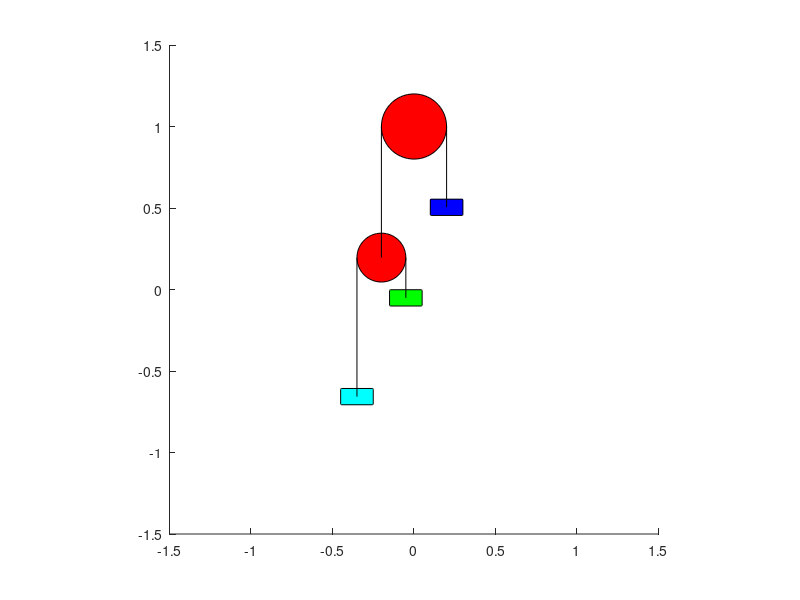

This figure's MATLAB source:
1;
pkg load control;


##**************************************************************************
##*                OCTAVE PROGRAMMING (e-Yantra)
##*                ====================================
##*  This software is intended to teach Octave Programming and Mathematical
##*  Modeling concepts
##*  Theme: Dairy Bike
##*  Filename: Complex_Pulley.m
##*  Version: 2.0.0  
##*  Date: October 13, 2021
##*
##*  Team ID :
##*  Team Leader Name:
##*  Team Member Name
##*
##*  
##*  Author: e-Yantra Project, Department of Computer Science
##*  and Engineering, Indian Institute of Technology Bombay.
##*  
##*  Software released under Creative Commons CC BY-NC-SA
##*
##*  For legal information refer to:
##*        http://creativecommons.org/licenses/by-nc-sa/4.0/legalcode 
##*     
##*
##*  This software is made available on an �AS IS WHERE IS BASIS�. 
##*  Licensee/end user indemnifies and will keep e-Yantra indemnified from
##*  any and all claim(s) that emanate from the use of the Software or 
##*  breach of the terms of this agreement.
##*  
##*  e-Yantra - An MHRD project under National Mission on Education using 
##*  ICT(NMEICT)
##*
##**************************************************************************


## Function : draw_complex_pulley()
## ----------------------------------------------------
## Input:   y - State Vector. In case of complex pulley system, the state variables
##              are position x of mass m1 wrt pulley A (along vertical), position y
##              of mass m2 wrt pulley B (along vertical), velocity x_dot (of mass m1)
##              wrt pulley A and velocity y_dot (of mass m2) wrt pulley B 
##
## Purpose: Takes the state vector as input. It draws the complex pulley system in 
##          a 2D plot.
function draw_complex_pulley(y)
  ml = 0.2;
  mb = 0.1;
  L_A = 1.3;
  L_B = 1.1;
  
  pd_A = 0.4;
  py_A = 1;
  pd_B = 0.3; 
  
  x1 = y(1);
  x2 = L_A - y(1);
  y1 = y(3);
  y2 = L_B - y(3);
  
  pulley_A_pos = {0, py_A};
  pulley_B_pos = {(-pd_A/2), py_A-x2};
  m1_pos = {(pd_A/2), py_A-x1};
  m2_pos = {((-pd_A+pd_B)/2), py_A-x2-y1};
  m3_pos = {((-pd_A-pd_B)/2), py_A-x2-y2};
  x1_string = {(pd_A/2), py_A, (pd_A/2), (py_A-x1)};
  x2_string = {(-pd_A/2), py_A, (-pd_A/2), (py_A-x2)};
  y1_string = {((-pd_A+pd_B)/2), py_A-x2, ((-pd_A+pd_B)/2), py_A-x2-y1};
  y2_string = {((-pd_A-pd_B)/2), py_A-x2, ((-pd_A-pd_B)/2), py_A-x2-y2};
  
  hold on;
  clf;
  axis equal;
  rectangle('Position',[pulley_A_pos{1}-(pd_A/2),pulley_A_pos{2}-(pd_A/2),pd_A, pd_A],'Curvature',1,'FaceColor',[1 0 0]);## Pulley A
  rectangle('Position',[pulley_B_pos{1}-(pd_B/2),pulley_B_pos{2}-(pd_B/2),pd_B, pd_B],'Curvature',1,'FaceColor',[1 0 0]);## Pulley B
  rectangle('Position',[m1_pos{1}-(ml/2),m1_pos{2}-(mb/2),ml, mb],'Curvature',0.1,'FaceColor',[0 0 1]);## m1 mass
  rectangle('Position',[m2_pos{1}-(ml/2),m2_pos{2}-(mb/2),ml, mb],'Curvature',0.1,'FaceColor',[0 1 0]);## m2 mass
  rectangle('Position',[m3_pos{1}-(ml/2),m3_pos{2}-(mb/2),ml, mb],'Curvature',0.1,'FaceColor',[0 1 1]);## m1 mass
  line ([x1_string{1} x1_string{3}], [x1_string{2} x1_string{4}], "linestyle", "-", "color", "k");
  line ([x2_string{1} x2_string{3}], [x2_string{2} x2_string{4}], "linestyle", "-", "color", "k");
  line ([y2_string{1} y2_string{3}], [y2_string{2} y2_string{4}], "linestyle", "-", "color", "k");
  line ([y1_string{1} y1_string{3}], [y1_string{2} y1_string{4}], "linestyle", "-", "color", "k");
  xlim([-1.5 1.5]);
  ylim([-1.5 1.5]);
  drawnow
  hold off
  
endfunction

## Function : complex_pulley_dynamics()
## ----------------------------------------------------
## Input:   y - State Vector. In case of complex pulley system, the state variables
##              are position x of mass m1 wrt pulley A (along vertical), position y
##              of mass m2 wrt pulley B (along vertical), velocity x_dot (of mass m1)
##              wrt pulley A and velocity y_dot (of mass m2) wrt pulley B 
##          m1 - Mass of 1st block
##          m2 - Mass of 2nd block
##          m3 - Mass of 3rd block
##          g  - Acceleration due to gravity
##          rA - radius of pulley A
##          rB - radius of pulley B
##          u  - Input to the system. In this case there are two inputs acting on the 
##               system. Torque acting on pulley A is u(1) and torque acting on pulley
##               B is u(2).
##
## Output:  dy -  Derivative of State Vector.
##
## Purpose: Calculates the value of the vector dy according to the equations which 
##          govern this system.
function dy = complex_pulley_dynamics(y, m1, m2, m3, g, rA, rB, u)
  
  w = (m2 + m3);
  dy(1,1) = y(2,1);
  dy(2,1) = (u(1) + rA*g*(m1-w))/(rA*(m1+w));
  dy(3,1) = y(4,1);
  dy(4,1) = (u(2) + rB*g*(m2-m3))/(rB*(m3+m2));
endfunction

## Function : sim_complex_pulley()
## ----------------------------------------------------
## Input:   m1 - Mass of 1st block
##          m2 - Mass of 2nd block
##          m3 - Mass of 3rd block
##          g  - Acceleration due to gravity
##          rA - radius of pulley A
##          rB - radius of pulley B
##          y0 - Initial Condition of system
##
## Output:  t - Timestep
##          y - Solution array
##          
## Purpose: This function demonstrates the behavior of complex pulley without 
##          any external input (u)
##          This integrates the system of differential equation from t0 = 0 to 
##          tf = 10 with initial condition y0
function [t,y] = sim_complex_pulley(m1, m2, m3, g, rA, rB, y0)
  tspan = 0:0.1:5;                  ## Initialise time step           
  u = [0; 0];                             ## No Input
  [t,y] = ode45(@(t,y)complex_pulley_dynamics(y, m1, m2, m3, g, rA, rB, u),tspan,y0); 
endfunction

## Function : complex_pulley_AB_matrix()
## ----------------------------------------------------
## Input:   m1 - Mass of 1st block
##          m2 - Mass of 2nd block
##          m3 - Mass of 3rd block
##          g  - Acceleration due to gravity
##          rA - radius of pulley A
##          rB - radius of pulley B
##
## Output:  A - A matrix of system
##          B - B matrix of system
##          
## Purpose: Declare the A and B matrices in this function.
function [A,B] = complex_pulley_AB_matrix(m1, m2, m3, g, rA, rB)
  w = (m2 + m3);
  A = [0 1 0 0 ; 0 0 0 0 ; 0 0 0 1 ; 0 0 0 0];
  B = [0 0 ; 1/(rA*(m1+w)) 0 ; 0 0 ; 0 1/rB*w];
endfunction

## Function : pole_place_complex_pulley()
## ----------------------------------------------------
## Input:   m1 - Mass of 1st block
##          m2 - Mass of 2nd block
##          m3 - Mass of 3rd block
##          g  - Acceleration due to gravity
##          rA - radius of pulley A
##          rB - radius of pulley B
##          y_setpoint - Reference Point
##          y0 - Initial Condition
##
## Output:  t - Timestep
##          y - Solution array
##          
## Purpose: This function demonstrates the behavior of complex pulley with 
##          external input using the pole_placement controller
##          This integrates the system of differential equation from t0 = 0 to 
##          tf = 10 with initial condition y0 and input u = -Kx where K is
##          calculated using Pole Placement Technique.
function [t,y] = pole_place_complex_pulley(m1, m2, m3, g, rA, rB, y_setpoint, y0)
  
  [A, B] = complex_pulley_AB_matrix(m1, m2, m3, g, rA, rB);
  i = sqrt(-1);  
  eigs = [-2.3414+2.2224i -2.3414-2.2224i -1 -1201.4996];                    
  K = place(A, B, eigs);
  tspan = 0:0.1:10;                  ## Initialise time step 
  [t,y] = ode45(@(t,y)complex_pulley_dynamics(y, m1, m2, m3, g, rA, rB, -K*(y-y_setpoint)),tspan,y0);
endfunction

## Function : lqr_complex_pulley()
## ----------------------------------------------------
## Input:   m1 - Mass of 1st block
##          m2 - Mass of 2nd block
##          m3 - Mass of 3rd block
##          g  - Acceleration due to gravity
##          rA - radius of pulley A
##          rB - radius of pulley B
##          y_setpoint - Reference Point
##          y0 - Initial Condition
##
## Output:  t - Timestep
##          y - Solution array
##          
## Purpose: This function demonstrates the behavior of complex pulley with 
##          external input using the LQR controller
##          This integrates the system of differential equation from t0 = 0 to 
##          tf = 10 with initial condition y0 and input u = -Kx where K is
##          calculated using LQR Controller.
function [t,y] = lqr_complex_pulley(m1, m2, m3, g, rA, rB, y_setpoint, y0)
  
  [A, B] = complex_pulley_AB_matrix(m1, m2, m3, g, rA, rB);
  Q = [100 0 0 0 ; 0 1 0 0 ; 0 0 1 0 ; 0 0 0 1];                 
  R = [0.01 0; 0 0.01];               
  K = lqr(A, B, Q, R);
  tspan = 0:0.1:10;                  ## Initialise time step 
  [t,y] = ode45(@(t,y)complex_pulley_dynamics(y, m1, m2, m3, g, rA, rB, -K*(y-y_setpoint)),tspan,y0);
endfunction

## Function : complex_pulley_main()
## ----------------------------------------------------
## Purpose: Used for testing out the various controllers by calling their 
##          respective functions and observing the behavior of the system. Constant
##          parameters like mass of block, radius of pulley etc are declared here.
function complex_pulley_main()
  m1 = 23.95;
  m2 = 12;
  m3 = 12.03;
  g = 9.8;
  rA = 0.2;
  rB = 0.2;
  y_setpoint = [0.9 ; 0; 0.4; 0];
  y0 = [0.7 ; 0; 0.4; 0];
  
  [t,y] = sim_complex_pulley(m1, m2, m3, g, rA, rB, y0);
##  [t,y] = pole_place_complex_pulley(m1, m2, m3, g, rA, rB, y_setpoint, y0);
##  [t,y] = lqr_complex_pulley(m1, m2, m3, g, rA, rB, y_setpoint, y0);
  
  for k = 1:length(t)
    draw_complex_pulley(y(k, :));
  endfor
  
endfunction

complex_pulley_main();
